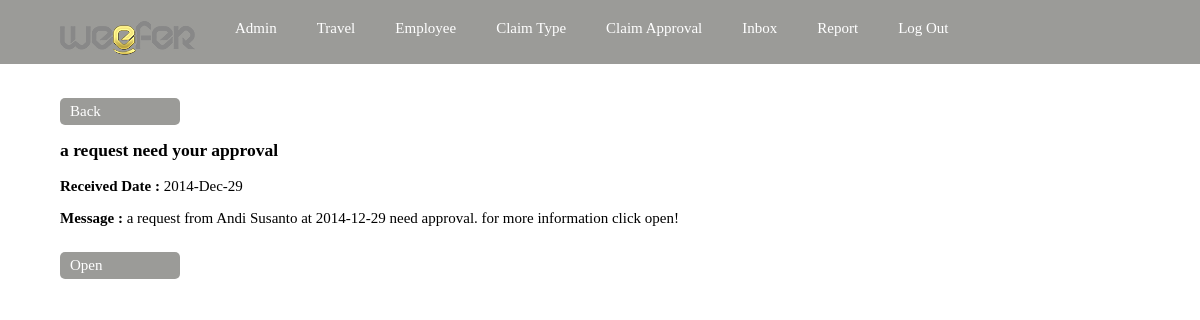
Screenshot of /claim/adminarea/inboxdetail.php?Id=14 (signed in) with the database file from the repository.
### tables this page shows
CREATE TABLE `admininbox` (
  `Id` int(10) unsigned NOT NULL AUTO_INCREMENT,
  `Message` text NOT NULL,
  `ViewDetailLink` varchar(100) DEFAULT NULL,
  `IsRead` tinyint(1) NOT NULL,
  `Subject` varchar(45) NOT NULL,
  `LockField` int(10) unsigned DEFAULT NULL,
  `ReceivedDate` datetime NOT NULL,
  PRIMARY KEY (`Id`)
);

### claim/classes/AdminInbox.php (called while the page is built, shortened)
<?php
class AdminInbox extends BaseObject{
   public static function GetObjectByKey($mySQLi, $Id){
       if($result = $mySQLi->query("SELECT * FROM ".self::TABLENAME." WHERE Id = ".$mySQLi->real_escape_string($Id)." LIMIT 1")){
           if($row = $result->fetch_array()){
               $tmpAdminInbox = new AdminInbox($mySQLi);
               $tmpAdminInbox->Id = $row['Id'];
               $tmpAdminInbox->Subject = $row['Subject'];
               $tmpAdminInbox->Message = $row['Message'];
               $tmpAdminInbox->ReceivedDate = strtotime($row['ReceivedDate']);
               $tmpAdminInbox->IsRead = $row['IsRead'];
               $tmpAdminInbox->ViewDetailLink = $row['ViewDetailLink'];
               $tmpAdminInbox->LockField = $row['LockField'];
               return $tmpAdminInbox;
           }
           else
           {
               return false;
           }
       }
       else
       {
           throw new InvalidQueryException;
       }
   }
}
?>

### claim/adminarea/inboxdetail.php (the view, shortened to what this page needs)
<?php
    include('header.php');
?>
<?php
include_once('../classes/AdminInbox.php');
$Conn = Connection::get_DefaultConnection();
$adminInbox = AdminInbox::GetObjectByKey($Conn,$_GET['Id']);
?>
<div class="view_data">
   <a class="backlink" href="inbox.php">Back</a><br/><br/>
<h3><?php echo $adminInbox->Subject; ?></h3>
    <p><div><b>Received Date : </b><?php echo date('Y-M-d',$adminInbox->ReceivedDate); ?></div></p>
    <p><div><b>Message : </b><?php echo $adminInbox->Message; ?></div></p>
    <div><a href="<?php echo $adminInbox->ViewDetailLink; ?>">Open</a></div>
</div>
<?php
    include('footer.php');
?>

### claim/adminarea/css/weefer_claim.css (style rules this page uses)
body { margin: 0; padding: 0; }
.view_data { font: 15px "Tahoma"; padding: 20px 60px; }
.view_data a:link, .view_data a:visited { padding: 5px 10px; margin: 10px 5px 10px 0; display: block; width: 100px; float: left; background: #9B9B98; border: none; color: #FFF; text-decoration: none; border-radius: 5px; }

### rows the page displays
admininbox: Subject "a request need your approval", ReceivedDate "2014-Dec-29", Message "a request from Andi Susanto at 2014-12-29 need approval. for more information click open!"
